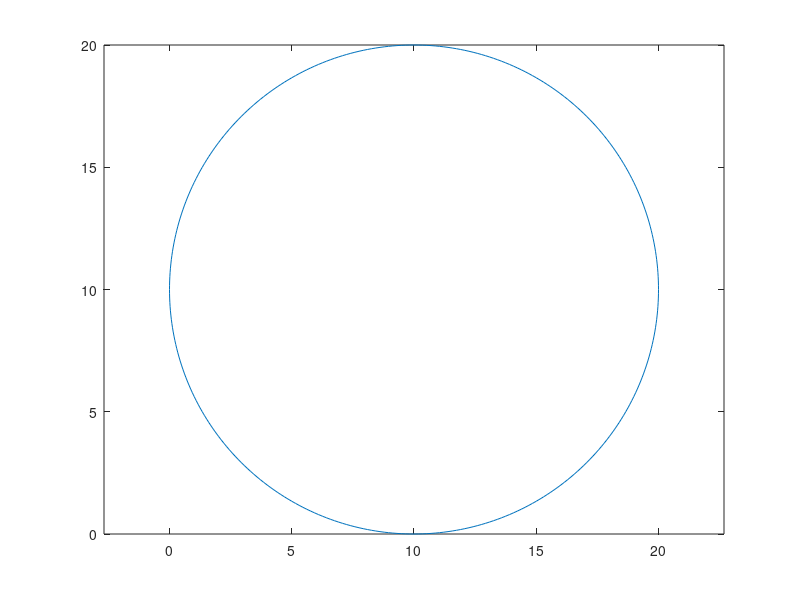

MATLAB code for this plot:
r = 10;%Радиус
a = 10;%Центр абсциссы
b = 10;%Центральная ордината
theta = 0:pi/180:2*pi; %угол[0,2*pi] 
x = a+r*cos(theta);
y = b+r*sin(theta);
plot(x,y,'-')
axis equal